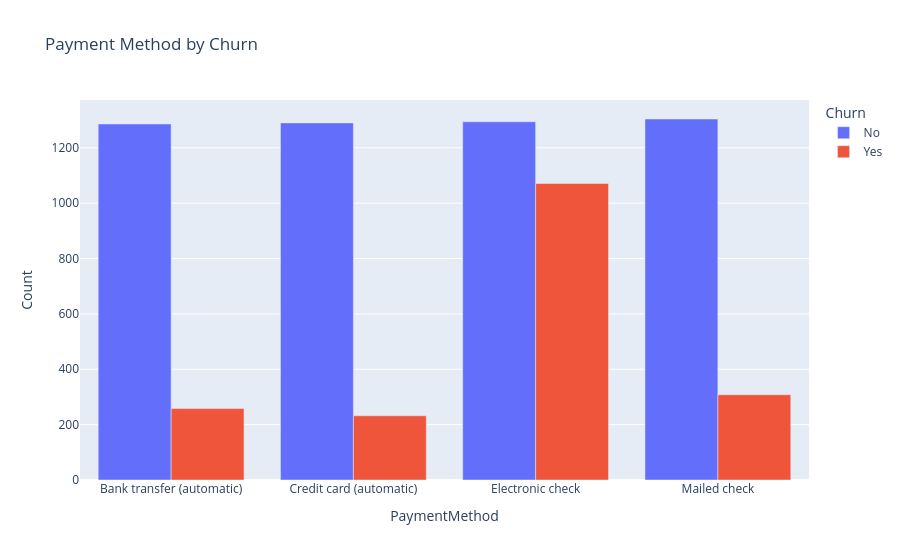

The notebook cell this image was saved under:
### Code cell
fig3 = px.bar(paymentmethod_churn, x= 'PaymentMethod', y= 'Count', color= 'Churn', barmode= 'group', title= 'Payment Method by Churn')
fig3.show()

### Figure 1 — Plotly figure (JSON) as saved in the notebook; plotly's stock layout.template omitted (floating-point values rounded to 4 significant figures)
{"data": [{"alignmentgroup": "True", "hovertemplate": "Churn=No<br>PaymentMethod=%{x}<br>Count=%{y}<extra></extra>", "legendgroup": "No", "marker": {"color": "#636efa", "pattern": {"shape": ""}}, "name": "No", "offsetgroup": "No", "orientation": "v", "showlegend": true, "textposition": "auto", "type": "bar", "x": ["Bank transfer (automatic)", "Credit card (automatic)", "Electronic check", "Mailed check"], "xaxis": "x", "y": [1286, 1290, 1294, 1304], "yaxis": "y"}, {"alignmentgroup": "True", "hovertemplate": "Churn=Yes<br>PaymentMethod=%{x}<br>Count=%{y}<extra></extra>", "legendgroup": "Yes", "marker": {"color": "#EF553B", "pattern": {"shape": ""}}, "name": "Yes", "offsetgroup": "Yes", "orientation": "v", "showlegend": true, "textposition": "auto", "type": "bar", "x": ["Bank transfer (automatic)", "Credit card (automatic)", "Electronic check", "Mailed check"], "xaxis": "x", "y": [258, 232, 1071, 308], "yaxis": "y"}], "layout": {"barmode": "group", "legend": {"title": {"text": "Churn"}, "tracegroupgap": 0}, "title": {"text": "Payment Method by Churn"}, "xaxis": {"anchor": "y", "domain": [0, 1], "title": {"text": "PaymentMethod"}}, "yaxis": {"anchor": "x", "domain": [0, 1], "title": {"text": "Count"}}}}
